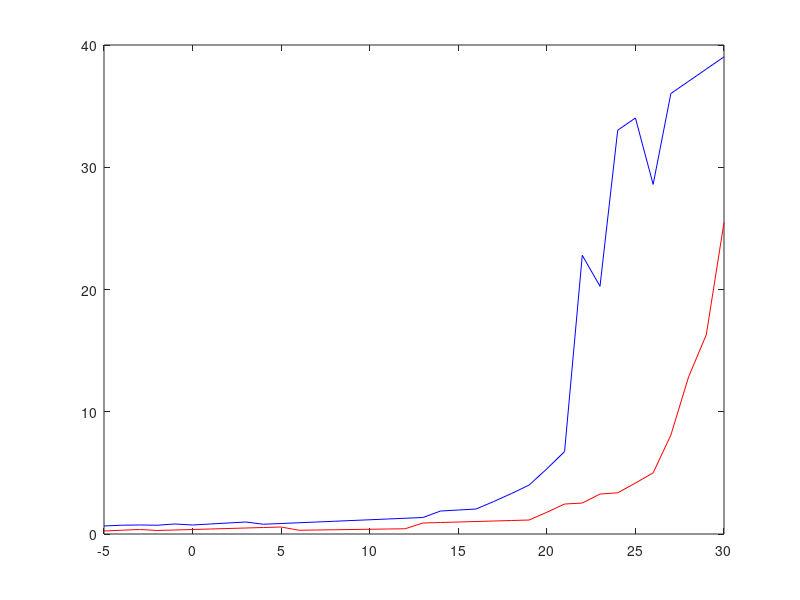

MATLAB code to generate this figure:
clc;
clear;
clf;

figure(1)

% corrected L-HARQ, problem of renewal-reward K=2
load LHARQ_translated_AMC_policy_16QAM_K_2_Perfect_Decoding_continuous_R_dop_0.05_rho_0.95_V_LHARQ_Correct_Part1.mat


%L-HARQ throughput with optimal delta
optimal_delta_K_2=optimal_delta(1,(1:18));

load LHARQ_translated_AMC_policy_16QAM_K_2_Perfect_Decoding_continuous_R_dop_0.05_rho_0.95_V_LHARQ_Correct_Part2.mat

optimal_delta_K_2=[optimal_delta_K_2 optimal_delta(1,(19:end))];
%

% corrected L-HARQ, problem of renewal-reward K=4
load LHARQ_translated_AMC_policy_16QAM_K_4_Perfect_Decoding_continuous_R_dop_0.05_rho_0.95_V_LHARQ_Correct_Part1.mat

%L-HARQ throughput with AMC_policy
optimal_delta_K_4=optimal_delta(1,(1:18));

load LHARQ_translated_AMC_policy_16QAM_K_4_Perfect_Decoding_continuous_R_dop_0.05_rho_0.95_V_LHARQ_Correct_Part2.mat

optimal_delta_K_4=[optimal_delta_K_4 optimal_delta(1,(19:end))];
%

plot(SNRdB, 10.*log10(optimal_delta_K_2),'r',SNRdB,10.*log10(optimal_delta_K_4),'b')